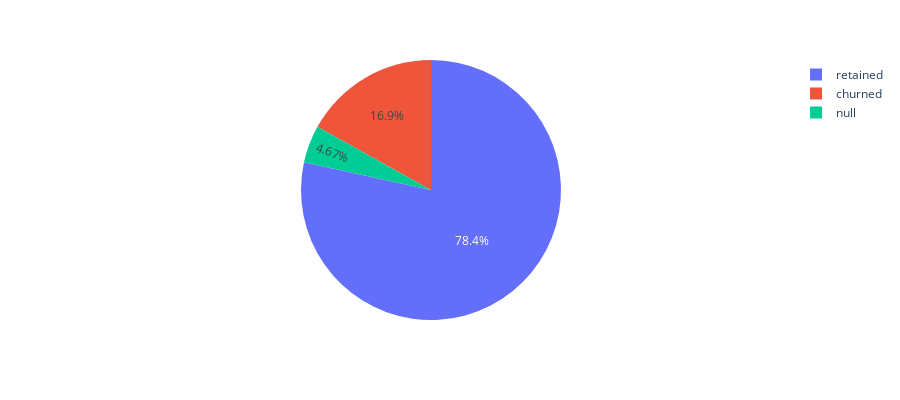

Source (notebook cell):
### Code cell
# Pie chart
### YOUR CODE HERE ###
px.pie(df, "label", height=400)

### Figure 1 — Plotly figure (JSON) as saved in the notebook; plotly's stock layout.template omitted (floating-point values rounded to 4 significant figures; data arrays with more than 128 entries replaced by an {"elided": "..."} marker saying what was removed)
{"data": [{"domain": {"x": [0, 1], "y": [0, 1]}, "hovertemplate": "label=%{label}<extra></extra>", "labels": {"elided": "14999 str values"}, "legendgroup": "", "name": "", "showlegend": true, "type": "pie"}], "layout": {"height": 400, "legend": {"tracegroupgap": 0}, "margin": {"t": 60}}}
